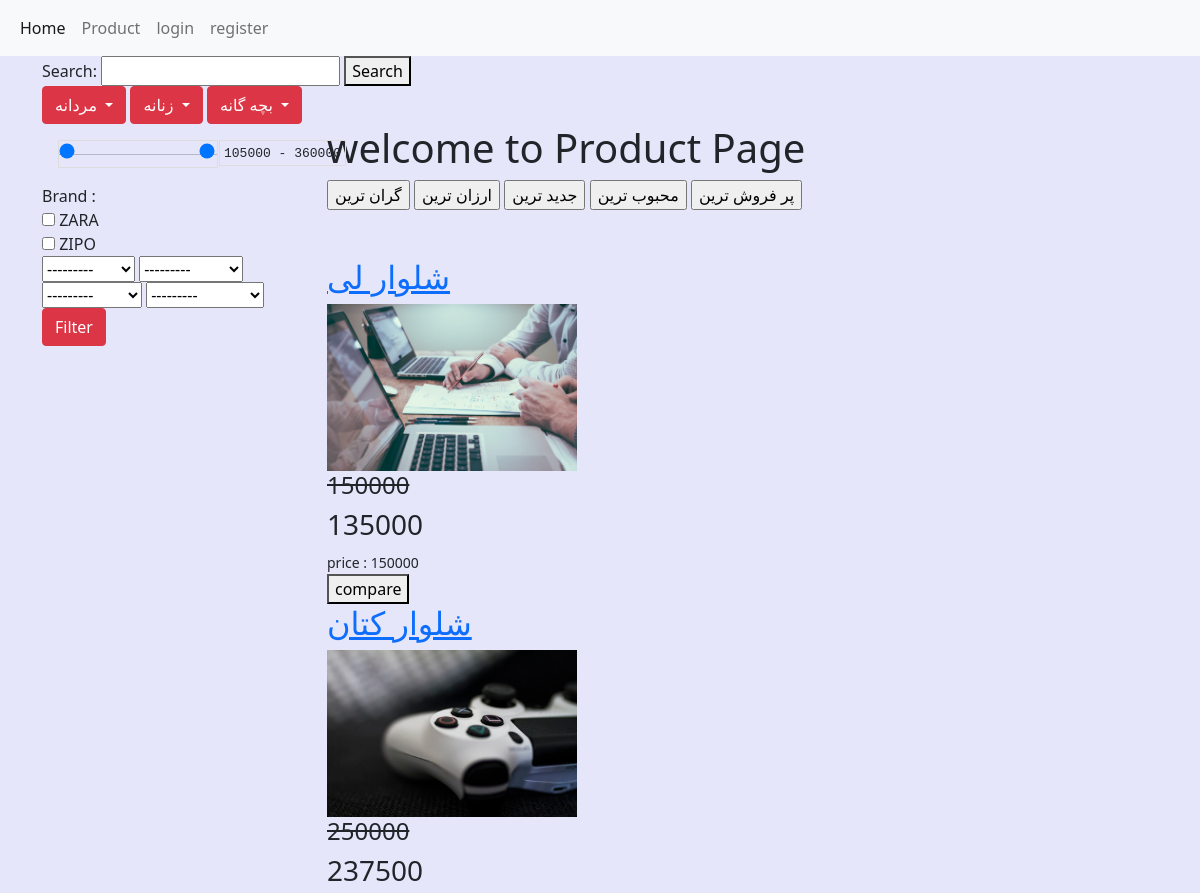
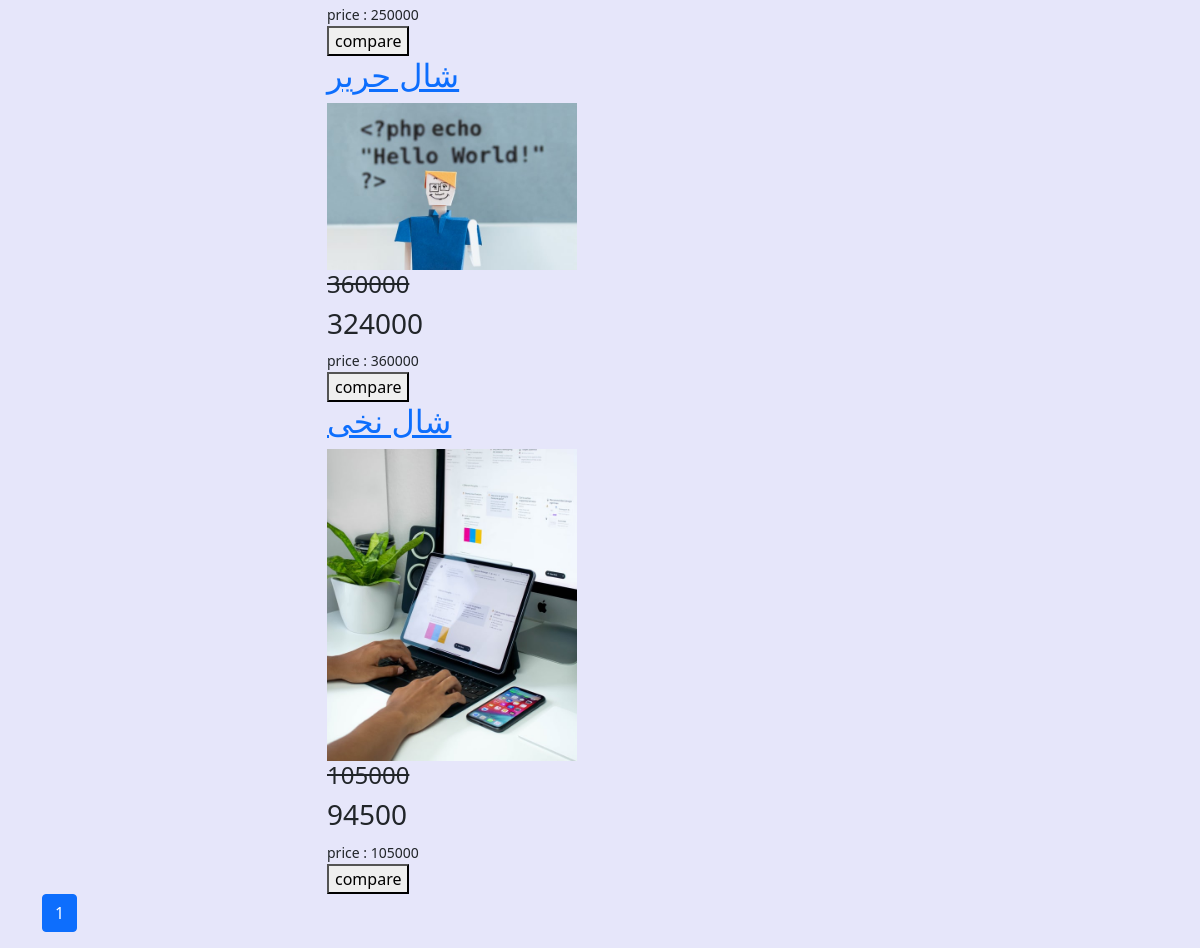
The app's page /product/ with its own data (2 pictures, top to bottom).
### home/models.py (models this page shows, shortened)
class Category(models.Model):
    sub_category = models.ForeignKey('self',on_delete=models.CASCADE,null=True,blank=True,related_name='sub')
    sub_cat = models.BooleanField(default=False)
    name = models.CharField(max_length=100,verbose_name='نام دسته بندی')
    create = models.DateTimeField(auto_now_add=True)
    update = models.DateTimeField(auto_now=True)
    slug = models.SlugField(allow_unicode=True,unique=True,null=True,blank=True)
    image = models.ImageField(upload_to='category',null=True,blank=True)
    class Meta:
        verbose_name = 'دسته بندی'
        verbose_name_plural = 'دسته بندی ها'

class Product(models.Model):
    VARIANT =(
        ('None','none'),
        ('Size', 'size'),
        ('Color', 'color'),
    )
    category = models.ManyToManyField(Category,blank=True)
    change = models.BooleanField(default=False)
    name = models.CharField(max_length=100)
    amount = models.PositiveIntegerField()
    unit_price = models.PositiveIntegerField()
    discount = models.PositiveIntegerField(null=True,blank=True)
    total_price = models.PositiveIntegerField()
    information = models.TextField()
    create = models.DateTimeField(auto_now_add=True)
    update = jmodels.jDateTimeField(auto_now=True)
    available = models.BooleanField(default=True)
    brand = models.ForeignKey('Brand',on_delete=models.CASCADE,null=True,blank=True)
    status = models.CharField(null=True,blank=True,max_length=10,choices=VARIANT)
    tags = TaggableManager(blank=True)
    image = models.ImageField(upload_to='product')
    like = models.ManyToManyField(User, blank=True ,related_name='product_like')
    total_like = models.PositiveIntegerField(default=0)
    unlike = models.ManyToManyField(User, blank=True, related_name='product_unlike')
    total_unlike = models.PositiveIntegerField(default=0)
    favorite = models.ManyToManyField(User,blank=True,related_name='fa_user')
    total_favorite = models.IntegerField(default=0)
    sell = models.IntegerField(default=0)
    view = models.ManyToManyField(User, blank=True, null=True, related_name='product_view')
    num_view = models.IntegerField(default=0)
    def total_like(self):
        return self.like.count()
    def total_unlike(self):
        return self.unlike.count()
    @property
    def total_price(self):
        if not self.discount:
            return self.unit_price
        elif self.discount:
            total = (self.discount * self.unit_price) / 100
            return int(self.unit_price - total)
        return self.total_price
    def __init__(self,*args,**kwargs):
        super().__init__(*args,**kwargs)
        self.old_price = self.unit_price

### home/views.py (the view)
# urls.py: path('product/',views.all_product,name='product'),
def all_product(request,slug=None,id=None):
    products = Product.objects.all()
    min = Product.objects.aggregate(unit_price=Min('unit_price'))
    min_price = int(min['unit_price'])
    max = Product.objects.aggregate(unit_price=Max('unit_price'))
    max_price = int(max['unit_price'])
    filter = ProductFilter(request.GET,queryset=products)
    products = filter.qs
    paginator = Paginator(products,5)
    page_num = request.GET.get('page')
    page_obj = paginator.get_page(page_num)
    form = SearchForm()
    category = Category.objects.filter(sub_cat = False)
    if slug and id:
        data = Category.objects.get(slug=slug,id=id)
        products = products.filter(category=data)
    return render(request,'home/product.html',{'products':page_obj,'category':category,'form':form,'filter':filter,'min_price':min_price,'max_price':max_price})

### home/forms.py
class SearchForm(forms.Form):
    search = forms.CharField(max_length=20)

### home/context_processors.py (called while the page is built)
def get_cart(request):
    nums = Cart.objects.filter(user_id=request.user.id).aggregate(sum=Sum('quantity'))['sum']
    context ={'nums':nums}
    return context

### home/models.py (called while the page is built)
    def __str__(self):
        return self.name

### home/templates/home/product.html (shortened to what this page needs)
{% extends '_base.html' %}
{% load static %}
{% block css %}
    <link rel="stylesheet" href="{% static 'home/css/product.css' %}">
{% endblock %}
{% block body %}
    <div class="container">
        <form method="post" action="{% url 'home:product_search' %}">
            {{ form }}
            <button type="submit">Search</button>
        </form>
        {% for data in category %}
            <div class="btn-group">
                <button type="button" class="btn btn-danger dropdown-toggle" data-bs-toggle="dropdown"
                        aria-expanded="false">
                    {{ data.name }}
                </button>
            </div>
        {% endfor %}
        <div class="row">
            <div class="col-3">
                <form action="" method="get">
                    <div class="multi-range" data-lbound="{{ min_price }}" data-ubound="{{ max_price }}">
                        <hr>
                    </div>
                    <label for="">Brand :
                        {{ filter.form.brand }}
                    </label>
                    <div>
                        {{ filter.form.price }}
                        {{ filter.form.favorite }}
                        {{ filter.form.create }}
                        {{ filter.form.sell }}
                    </div>
                    <button type="submit" class="btn btn-danger">Filter</button>
                </form>
            </div>
            <div class="col-9">
                <h1>welcome to Product Page</h1>
                <form>
                    <input type="submit" name="price" value="گران ترین">
                    <input type="submit" name="price" value="ارزان ترین">
                    <input type="submit" name="create" value="جدید ترین">
                    <input type="submit" name="favorite" value="محبوب ترین">
                    <input type="submit" name="sell" value="پر فروش ترین">
                </form>
                {% for product in products %}
                    <a href="{% url 'home:detail' product.id %}">
                        <h2>{{ product.name }}</h2>
                        <img src="{{ product.image.url }}" style="width: 250px" alt="{{ product.name }}"#}
                             title="{{ product.name }}">
                    </a>
                    {% if product.discount %}
                        <h4 style="text-decoration: line-through">{{ product.unit_price }}</h4>
                        <h3>{{ product.total_price }}</h3>
                    {% else %}
                        <h3>{{ product.total_price }}</h3>
                    {% endif %}
                    <small>price : {{ product.unit_price }}</small>
                    <form action="{% url 'cart:compare' product.id %}">
                        <button type="submit">compare</button>
                    </form>
                {% endfor %}
            </div>
        </div>
        <nav aria-label="Page navigation example">
            <ul class="pagination">
                <li class="page-item active">
                    <a class="page-link" href="?page={{ products.number }}">{{ products.number }}</a>
                </li>
            </ul>
        </nav>
    </div>
{% endblock %}

### templates/_base.html (shortened to what this page needs)
{% load static %}
<!DOCTYPE html>
<html lang="en">
<head>
<link href="https://cdn.jsdelivr.net/npm/bootstrap@5.1.3/dist/css/bootstrap.min.css" rel="stylesheet">
<link rel="stylesheet" href="https://cdn.jsdelivr.net/npm/bootstrap-icons@1.5.0/font/bootstrap-icons.css">
<link rel="stylesheet" href="{% static 'css/back.css' %}">
{% block css %}{% endblock %}
</head>
<body>
{% include 'navbar.html' %}
{% block body %}
{% endblock %}
</body>
</html>

### templates/navbar.html (shortened to what this page needs)
<nav class="navbar navbar-expand-lg navbar-light bg-light">
    <div class="container-fluid">
        <div class="collapse navbar-collapse" id="navbarSupportedContent">
            <ul class="navbar-nav me-auto mb-2 mb-lg-0">
                <li class="nav-item">
                    <a class="nav-link active" aria-current="page" href="{% url 'home:home' %}">Home</a>
                </li>
                <li class="nav-item">
                    <a class="nav-link" href="{% url 'home:product' %}">Product</a>
                </li>
                {% if user.is_authenticated %}
                    <li class="nav-item">
                        <a class="nav-link" href="{% url 'accounts:logout' %}">Logout</a>
                    </li>
                    <li class="nav-item">
                        <a class="nav-link" href="{% url 'accounts:profile' %}">Proflie</a>
                    </li>
                    <li class="nav-item">
                        <a class="nav-link" href="{% url 'cart:cart_detail' %}">Cart {{ nums }}</a>
                    </li>
                {% else %}
                    <li class="nav-item">
                        <a class="nav-link" href="{% url 'accounts:login' %}">login</a>
                    </li>
                    <li class="nav-item">
                        <a class="nav-link" href="{% url 'accounts:user_register' %}">register</a>
                    </li>
                {% endif %}
            </ul>
        </div>
    </div>
</nav>

### static/css/back.css (style rules this page uses)
body { background-color: lavender; }

### home/static/home/css/product.css (style rules this page uses)
.multi-range, .multi-range * { box-sizing: border-box; padding: 0; margin: 0; }
.multi-range { position: relative; width: 160px; height: 28px; margin: 16px; border: 1px solid #ddd; font-family: monospace; }
.multi-range > hr { position: absolute; width: 100%; top: 50%; }
.multi-range::after { content: attr(data-lbound) ' - ' attr(data-ubound); position: absolute; top: 0; left: 100%; white-space: nowrap; display: block; padding: 0px 4px; margin: -1px 2px; height: 26px; width: auto; border: 1px solid #ddd; font-size: 13px; line-height: 26px; }

### records on screen
Category: name "مردانه"
Category: name "زنانه"
Category: name "بچه گانه"
Product: name "شلوار لی", image (picture), unit_price "150000", total_price "135000"
Product: name "شلوار کتان", image (picture), unit_price "250000", total_price "237500"
Product: name "شال حریر", image (picture), unit_price "360000", total_price "324000"
Product: name "شال نخی", image (picture), unit_price "105000", total_price "94500"

### other values on screen
{{ products.number }} "1"
